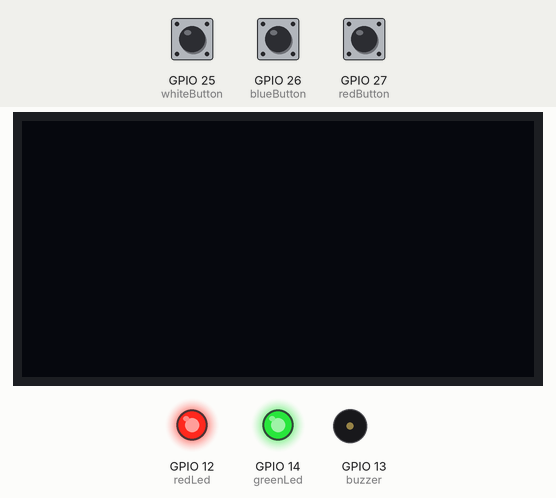
A program run on a simulated ESP32. Parts: 128×64 one-colour display, output pins drawn as LEDs (lit = HIGH), buzzer (waves = sounding, pin HIGH). The test bench sets the inputs (shaded band); at power-on: GPIO 27 (redButton) HIGH, GPIO 25 (whiteButton) HIGH, GPIO 26 (blueButton) HIGH. Random numbers use the default seed unless the program sets one.

Above: at 1.2 s.
1.3 s: GPIO 27 (redButton) pulled LOW for 0.15 s
At 2.0 s:
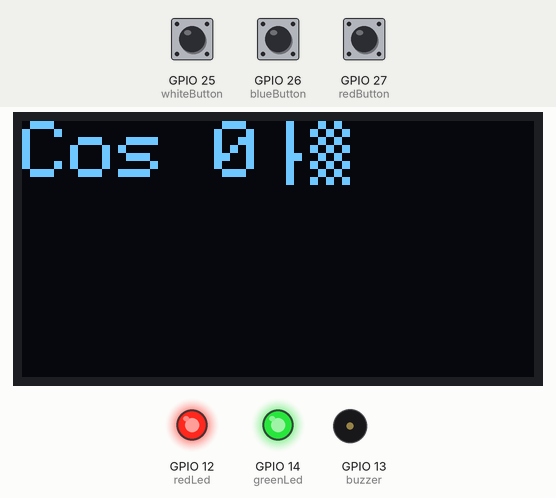
2.9 s: GPIO 27 (redButton) pulled LOW for 1 s
At 3.3 s:
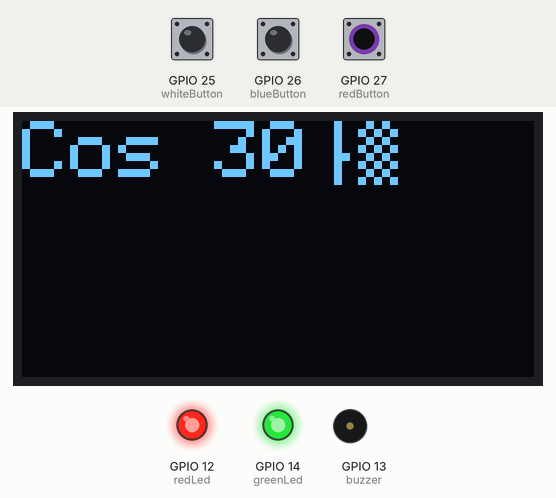
5.4 s: GPIO 27 (redButton) pulled LOW for 0.15 s
At 6.4 s:
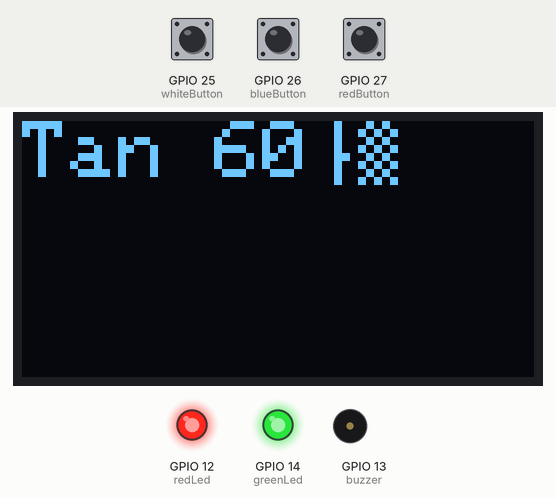
7.0 s: GPIO 27 (redButton) pulsed LOW 5 times (0.12 s each, 0.3 s apart)
At 7.77 s:
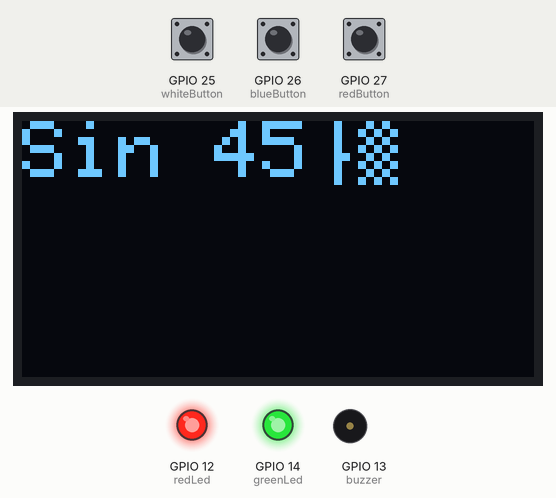
Timing chart, 0 to 10.0 s (numbered marks = the images above; inputs shaded):
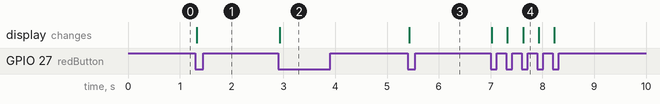

Measured:
- after the input at 1.3 s, the display: changes at once (image 1)
- after the input at 2.9 s, the display: changes at once (image 2)
- after the input at 5.4 s, the display: changes at once (image 3)
- after the input at 7.0 s, the display: first changes at once (image 4 shows a later state)

The program:

main.cpp
```cpp
#include <Arduino.h>
#include <Wire.h>
#include <Adafruit_GFX.h>
#include <Adafruit_SSD1306.h>

#include "led.h"
#include "trig.h"

#define OLED_ADDR 0x3C
Adafruit_SSD1306 lcd(128, 64, &Wire, -1);

int redButton = 27;
int blueButton = 26;
int whiteButton = 25;

bool lastAnyPressed = false;

void test()
{
  bool redState = (digitalRead(redButton) == LOW);
  bool blueState = (digitalRead(blueButton) == LOW);
  bool whiteState = (digitalRead(whiteButton) == LOW);

  static bool lastRed = HIGH;

  bool redNow = digitalRead(redButton);

  if (lastRed == HIGH && redNow == LOW)
  {
    trigPickNext();

    lcd.clearDisplay();
    lcd.setCursor(0, 0);
    lcd.setTextSize(2);
    lcd.setTextColor(WHITE);
    lcd.print(trigQuestion());
    lcd.display();
  }

  lastRed = redNow;

  /*
  if (redState)
  {
    trigPickNext();
    lcd.clearDisplay();
    lcd.setCursor(0,0);
    lcd.setTextColor(WHITE);
    lcd.setTextSize(2);
    lcd.print(trigQuestion());
    lcd.display();
    delay(150);

    redState = !redState;
  }

  if (blueState)
  {
    trueLed();
    blueState = !blueState;
    delay(150);
  }
    */
}

void setup()
{
  // 3 button, left to right
  pinMode(redButton, INPUT_PULLUP);
  pinMode(blueButton, INPUT_PULLUP);
  pinMode(whiteButton, INPUT_PULLUP);

  initLed();

  lcd.begin(SSD1306_SWITCHCAPVCC, OLED_ADDR);
  lcd.clearDisplay();
  lcd.display();

  trigInit();
}

void loop()
{
  int redState = digitalRead(redButton);
  int blueState = digitalRead(blueButton);
  int whiteState = digitalRead(whiteButton);

  test();
}

const uint8_t animeBitmap[] PROGMEM = {
    // 'final-image', 128x64px
    0xff, 0xfe, 0x01, 0x7c, 0x7c, 0x35, 0xdf, 0x7e, 0xfd, 0xf0, 0x70, 0x47, 0x13, 0x7b, 0xc7, 0xff,
    0xff, 0xfc, 0x49, 0x70, 0x38, 0x36, 0xef, 0xbe, 0x7e, 0xfa, 0x38, 0x07, 0x43, 0x7b, 0xc7, 0xff,
    0xff, 0xf1, 0x02, 0xf8, 0x3c, 0x6e, 0xef, 0xbf, 0x7f, 0x38, 0xbc, 0x07, 0x03, 0x7b, 0xc3, 0xff,
    0xff, 0xe1, 0x26, 0xf4, 0x65, 0x6e, 0xef, 0xbf, 0x3f, 0x3c, 0x9d, 0x07, 0x42, 0xf9, 0xc3, 0xff,
    0xff, 0x81, 0x0d, 0xe6, 0xc6, 0x5e, 0xef, 0xdf, 0xbf, 0xbe, 0x0e, 0x57, 0x22, 0xf9, 0xcb, 0xff,
    0xfe, 0x12, 0x19, 0xc3, 0x87, 0x3f, 0x6f, 0xdf, 0x9f, 0x9e, 0x07, 0x07, 0x12, 0xf1, 0xc3, 0xff,
    0xfc, 0x05, 0x3b, 0x83, 0x03, 0xbf, 0x77, 0xef, 0x9f, 0xcf, 0x03, 0x87, 0x41, 0xf1, 0xc3, 0xff,
    0x80, 0x00, 0x37, 0x07, 0xa1, 0xbf, 0x77, 0xe7, 0xcf, 0xe3, 0x81, 0xc7, 0x45, 0xf1, 0xc1, 0xff,
    0xc0, 0x06, 0x6c, 0x0e, 0xc8, 0x7f, 0xb3, 0xe7, 0xd7, 0xf7, 0x90, 0xe7, 0x03, 0xe1, 0xc1, 0xff,
    0x80, 0x24, 0x58, 0x3e, 0x72, 0xff, 0xb9, 0xf3, 0xdb, 0xfa, 0xd0, 0x37, 0x0b, 0xe1, 0xc5, 0xff,
    0x00, 0x1c, 0xa0, 0x7c, 0xb0, 0x1f, 0xd9, 0xf1, 0xed, 0xfc, 0x24, 0x1b, 0x03, 0xe1, 0xc1, 0xff,
    0x00, 0x29, 0x01, 0x78, 0x31, 0xff, 0xdc, 0xf0, 0xf6, 0xfe, 0x50, 0x01, 0x03, 0xe1, 0xc1, 0xff,
    0x80, 0x58, 0x72, 0x78, 0x72, 0x01, 0xec, 0xf8, 0x77, 0x7f, 0x1d, 0x06, 0x43, 0xe1, 0xc1, 0xff,
    0x80, 0xba, 0x70, 0x70, 0x60, 0x00, 0xf6, 0x7d, 0x33, 0xbf, 0xa5, 0x47, 0x43, 0xe1, 0xc1, 0xff,
    0xc0, 0x70, 0x78, 0xe4, 0xc0, 0x70, 0x36, 0x7e, 0x1d, 0xdf, 0xc9, 0x8f, 0x13, 0xe1, 0xc1, 0xff,
    0xe0, 0xf0, 0x72, 0xe6, 0x80, 0x00, 0x1b, 0x7f, 0x4e, 0xe2, 0xc1, 0xcf, 0x47, 0xe7, 0xc1, 0xff,
    0xe0, 0xe2, 0x68, 0xeb, 0x00, 0x00, 0x1c, 0x8f, 0xa7, 0x78, 0x61, 0xee, 0x27, 0xe7, 0xc1, 0xff,
    0xf1, 0xe0, 0x72, 0xc9, 0x0c, 0x70, 0x1e, 0x47, 0xc0, 0x7c, 0x05, 0xee, 0x17, 0xc3, 0xc1, 0xff,
    0xf3, 0xe0, 0x65, 0xd3, 0x18, 0x50, 0x2f, 0x09, 0xf1, 0xfd, 0xfd, 0xee, 0x27, 0xc3, 0xc1, 0xff,
    0xfb, 0xc0, 0xe1, 0xc2, 0x38, 0x00, 0x1f, 0xc6, 0x0f, 0x7f, 0xfd, 0xde, 0x15, 0xc3, 0xc9, 0xff,
    0xfb, 0xc0, 0xc9, 0xce, 0xf8, 0x0e, 0x1f, 0xff, 0xff, 0xe0, 0x1b, 0xde, 0x0d, 0xc3, 0x81, 0xff,
    0xfd, 0xc0, 0xc1, 0x99, 0xf8, 0xe5, 0x1f, 0xff, 0xff, 0x86, 0x03, 0xde, 0x0b, 0x83, 0x81, 0xff,
    0xfd, 0x82, 0xc5, 0x81, 0xf9, 0x65, 0x9f, 0xff, 0xff, 0x00, 0x01, 0x9e, 0x0b, 0x83, 0x81, 0xff,
    0xfd, 0x80, 0xc3, 0xb1, 0xfb, 0x67, 0xdf, 0xff, 0xff, 0x87, 0xc0, 0x9d, 0x8b, 0x83, 0x81, 0xff,
    0xfe, 0xa0, 0xd3, 0x85, 0xfb, 0xff, 0xdf, 0xff, 0xff, 0xff, 0xf4, 0x1d, 0x93, 0x83, 0x81, 0xff,
    0xfe, 0x02, 0xcb, 0x91, 0xfd, 0xff, 0xbf, 0xff, 0xff, 0xff, 0xee, 0x1d, 0x97, 0x97, 0x01, 0xff,
    0xff, 0x04, 0xe3, 0xaa, 0xfd, 0xff, 0xbf, 0xff, 0xff, 0xff, 0xfe, 0x3d, 0x97, 0x83, 0x21, 0xff,
    0xfe, 0x00, 0xc3, 0x82, 0xfe, 0xff, 0x7f, 0xff, 0xff, 0xff, 0xde, 0x3d, 0x97, 0x23, 0x01, 0xff,
    0xfc, 0x00, 0xd3, 0xa1, 0x7f, 0x7e, 0xff, 0xff, 0xff, 0xff, 0xbc, 0x3d, 0x8f, 0x22, 0x00, 0xff,
    0xfa, 0x20, 0xc3, 0xa9, 0xbf, 0x91, 0xff, 0xff, 0xff, 0xff, 0x79, 0x3d, 0xaf, 0x12, 0x10, 0xff,
    0xe4, 0x02, 0xe3, 0x88, 0xbf, 0xff, 0xff, 0xff, 0xff, 0xfe, 0xf0, 0x3d, 0x2f, 0x02, 0x00, 0xff,
    0xdc, 0xa4, 0xc3, 0x88, 0xdf, 0xff, 0xff, 0xff, 0xff, 0xfd, 0xe8, 0xbb, 0x0e, 0x44, 0x00, 0xff,
    0xb8, 0x20, 0xe3, 0x9c, 0x5f, 0xbf, 0xff, 0xff, 0xff, 0xfb, 0xd8, 0x3a, 0x4e, 0x00, 0x00, 0xff,
    0x78, 0x64, 0xd3, 0x9c, 0x1e, 0xff, 0xff, 0xff, 0xff, 0xf7, 0xb8, 0x3a, 0x1e, 0x40, 0x10, 0xff,
    0x79, 0x60, 0xc3, 0x8c, 0x2f, 0x5f, 0xff, 0xff, 0xff, 0xf7, 0x7a, 0x38, 0xbc, 0xc8, 0x00, 0xff,
    0x70, 0xe0, 0xe1, 0xa6, 0x27, 0x7f, 0xff, 0xff, 0xff, 0xee, 0xf0, 0xb8, 0x3d, 0x00, 0x08, 0xff,
    0x60, 0xe4, 0xc1, 0x87, 0x07, 0xff, 0xff, 0xff, 0xff, 0xed, 0xea, 0xb8, 0x3c, 0x00, 0x00, 0x7f,
    0x60, 0xe4, 0xc1, 0x83, 0x07, 0xff, 0xff, 0xff, 0xff, 0xdd, 0xe1, 0x38, 0x38, 0x00, 0x01, 0x7f,
    0x60, 0xe0, 0xe0, 0xc3, 0x83, 0xff, 0xff, 0xff, 0xff, 0xbb, 0xc1, 0x70, 0x78, 0x40, 0x08, 0x7f,
    0x61, 0xe0, 0xf0, 0xc1, 0x83, 0xff, 0xff, 0xff, 0xff, 0xb7, 0xc2, 0x70, 0xf0, 0x00, 0x10, 0x7f,
    0x65, 0xe0, 0xf0, 0xc5, 0xc1, 0xff, 0xff, 0xff, 0xff, 0x6f, 0x82, 0x71, 0xf2, 0x00, 0xa1, 0x7f,
    0x55, 0xe0, 0xf0, 0xd0, 0xe1, 0xff, 0xff, 0xff, 0xff, 0x6f, 0x04, 0x79, 0xf1, 0x00, 0x82, 0x7f,
    0x55, 0xe2, 0xf0, 0x5a, 0x71, 0xff, 0xff, 0xff, 0xfe, 0xdf, 0x0c, 0x79, 0xe0, 0x41, 0x80, 0x3f,
    0x55, 0xe0, 0xf0, 0x62, 0x38, 0xff, 0xff, 0xff, 0xfe, 0x9e, 0x49, 0x79, 0xc0, 0x03, 0x81, 0x3f,
    0x45, 0xe0, 0xf0, 0x60, 0x3c, 0xff, 0xff, 0xff, 0xfe, 0xbc, 0xda, 0x79, 0xc2, 0x03, 0x80, 0xbf,
    0x45, 0xe0, 0xf0, 0x68, 0x1c, 0x7f, 0xff, 0xff, 0xff, 0x78, 0x30, 0x79, 0x88, 0x03, 0x0a, 0x3f,
    0x55, 0xc0, 0xf0, 0x70, 0x0e, 0x3f, 0xff, 0xe2, 0x2d, 0x70, 0x65, 0x7a, 0x04, 0x07, 0x0d, 0x1f,
    0x55, 0xc0, 0xf0, 0x34, 0x07, 0x1f, 0xff, 0xff, 0xfc, 0xe0, 0xc0, 0x78, 0x00, 0x06, 0x1c, 0x5f,
    0x85, 0xc0, 0xf0, 0x30, 0x87, 0x0f, 0xff, 0xff, 0xf8, 0x83, 0x81, 0x38, 0x00, 0x08, 0x3e, 0x0f,
    0x83, 0xc0, 0xf0, 0x38, 0x07, 0x87, 0xff, 0xff, 0xf8, 0x0f, 0x01, 0x38, 0x10, 0x11, 0xbf, 0x0f,
    0xa3, 0xa0, 0xf0, 0x38, 0x03, 0x83, 0xff, 0xff, 0xf8, 0x7e, 0x04, 0x3c, 0x00, 0x00, 0x7f, 0x85,
    0xa3, 0x20, 0x70, 0x38, 0x01, 0xc0, 0xff, 0xff, 0xf8, 0xf8, 0x0c, 0x3c, 0x00, 0x01, 0xff, 0xc1,
    0xc3, 0x70, 0x70, 0x38, 0x41, 0xc0, 0x3f, 0xff, 0xfa, 0xf0, 0x00, 0x3c, 0x08, 0x47, 0xff, 0xfd,
    0xc3, 0x70, 0x70, 0x38, 0x01, 0xc4, 0x1f, 0xff, 0xf8, 0xe0, 0x00, 0x1e, 0x00, 0x1f, 0xff, 0xff,
    0xc0, 0xf0, 0x60, 0x30, 0x00, 0xc2, 0x07, 0xff, 0xf8, 0x90, 0xe5, 0x1e, 0x01, 0xff, 0xff, 0xff,
    0xc0, 0xf8, 0x60, 0x30, 0x00, 0xc0, 0x89, 0xff, 0xfd, 0x20, 0x3e, 0x1e, 0x01, 0xff, 0xff, 0xff,
    0xd4, 0xf8, 0x60, 0x60, 0x00, 0xe0, 0x0e, 0xff, 0xf9, 0x20, 0x00, 0x1f, 0x11, 0xff, 0xff, 0xff,
    0xd0, 0x7c, 0x60, 0x40, 0x00, 0xc0, 0x07, 0x3f, 0xe5, 0xa0, 0x00, 0x0f, 0x31, 0xff, 0xff, 0xff,
    0xa1, 0x7e, 0x40, 0x86, 0x00, 0xc1, 0x83, 0xdf, 0x9e, 0x80, 0x00, 0x07, 0x39, 0xff, 0xff, 0xff,
    0x1e, 0x0f, 0x48, 0x00, 0x00, 0xc7, 0xe9, 0xf0, 0x7e, 0xc0, 0x10, 0x07, 0xb9, 0xff, 0xff, 0xff,
    0x7f, 0xfe, 0xdc, 0x00, 0x01, 0x87, 0xef, 0xff, 0xfe, 0xc0, 0x08, 0x19, 0xdd, 0xff, 0xff, 0xff,
    0xff, 0xfe, 0x8c, 0x00, 0x21, 0x2f, 0xef, 0xff, 0xff, 0x60, 0x04, 0x3d, 0xe1, 0xff, 0xff, 0xff,
    0xff, 0xfe, 0xae, 0x00, 0x00, 0x2f, 0xef, 0xff, 0xff, 0x67, 0xf4, 0xfe, 0x06, 0xff, 0xff, 0xff,
    0xff, 0xfe, 0x77, 0x00, 0x20, 0x1f, 0xef, 0xff, 0xff, 0xb9, 0xf4, 0xff, 0xff, 0xff, 0xff, 0xff};

void anime()
{
  lcd.clearDisplay();

  // Draw bitmap fullscreen at (0,0)
  // Width = 128, Height = 64
  lcd.drawBitmap(0, 0, animeBitmap, 128, 64, WHITE);

  lcd.display();
}
```

led.cpp
```cpp
#include "led.h"

int greenLed = 14;
int redLed = 12;
int buzzer = 13;

void falseLed()
{
    tone(buzzer, 1200, 500);
    noTone(buzzer);
    digitalWrite(redLed, LOW);
    delay(400);
    digitalWrite(redLed, HIGH);
    delay(300);
    tone(buzzer, 1200, 500);
    noTone(buzzer);
    digitalWrite(redLed, LOW);
    delay(400);
    digitalWrite(redLed, HIGH);
}

void trueLed()
{
    tone(buzzer, 1000, 240);
    noTone(buzzer);
    digitalWrite(greenLed, LOW);
    delay(150);
    digitalWrite(greenLed, HIGH);
    delay(100);
    tone(buzzer, 1000, 240);
    noTone(buzzer);
    digitalWrite(greenLed, LOW);
    delay(150);
    digitalWrite(greenLed, HIGH);
}

void initLed()
{
    // led
    pinMode(greenLed, OUTPUT);
    pinMode(redLed, OUTPUT);
    pinMode(buzzer, OUTPUT);

    digitalWrite(redLed, HIGH);
    digitalWrite(greenLed, HIGH);
}
```

led.h
```cpp
#pragma once
#include <Arduino.h>

void falseLed();
void trueLed();
void initLed();
```

trig.cpp
```cpp
#include "trig.h"
#include <Arduino.h>

struct TrigEntry {
    const char* label;
    const char* value;
};

static const TrigEntry sincostan[] = {
    {"Sin 0°", "0"},
    {"Sin 30°", "1/2"},
    {"Sin 37°", "3/5"},
    {"Sin 45°", "√2/2"},
    {"Sin 53°", "4/5"},
    {"Sin 60°", "√3/2"},
    {"Sin 90°", "1"},

    {"Cos 0°", "1"},
    {"Cos 30°", "√3/2"},
    {"Cos 37°", "4/5"},
    {"Cos 45°", "√2/2"},
    {"Cos 53°", "3/5"},
    {"Cos 60°", "1/2"},
    {"Cos 90°", "0"},

    {"Tan 0°", "0"},
    {"Tan 30°", "√3/3"},
    {"Tan 45°", "1"},
    {"Tan 60°", "√3"},
    {"Tan 90°", "undef"}
};

static const size_t COUNT =
    sizeof(sincostan) / sizeof(sincostan[0]);

// state (private)
static int lastIndex = -1;
static const TrigEntry* current = nullptr;

void trigInit() {
    randomSeed(esp_random());
}

void trigPickNext() {
    if (COUNT == 0) return;

    int index;
    do {
        index = random(COUNT);
    } while (index == lastIndex && COUNT > 1);

    lastIndex = index;
    current = &sincostan[index];
}

const char* trigQuestion() {
    return current ? current->label : "";
}

const char* trigAnswer() {
    return current ? current->value : "";
}
```

trig.h
```cpp
#pragma once
#include <Arduino.h>

#ifndef TRIG_H
#define TRIG_H

void trigInit();
void trigPickNext();

const char *trigQuestion();
const char *trigAnswer();

#endif
```
